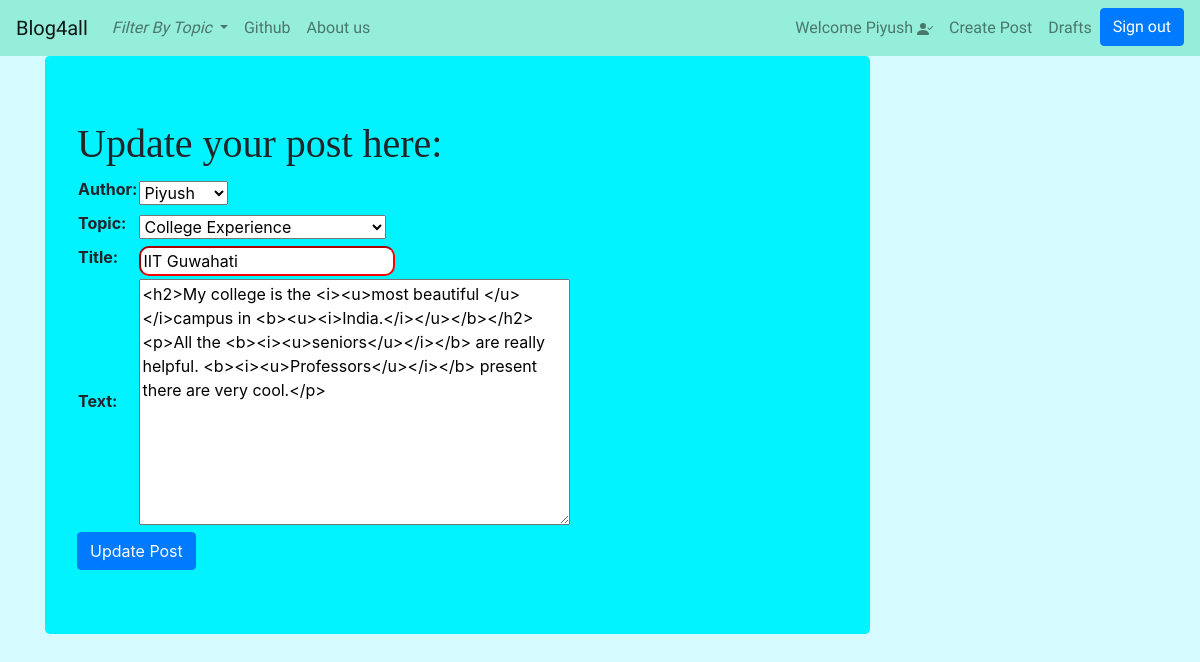
Screenshot of /post/3/edit_post/ (signed in) with the database file from the repository.
### blog/models.py (models this page shows, shortened)
class Blogpost(models.Model):
    author = models.ForeignKey(User,on_delete = models.CASCADE)
    topic = models.CharField(max_length=50,choices=TOPIC_CHOICES,default='Others')
    title = models.CharField(max_length=200)
    text = models.TextField()
    create_date = models.DateTimeField(default=timezone.now)
    published_date = models.DateTimeField(blank=True,null=True)

### blog/views.py (the view)
# urls.py: path('post/<int:pk>/edit_post/',views.UpdateBlogpostView.as_view(),name = 'edit_post'),
class UpdateBlogpostView(LoginRequiredMixin,UpdateView):
    login_url = '/login/'
    redirect_field_name = 'blog/post_detail.html'
    form_class = BlogpostForm
    model = Blogpost
    template_name = 'blog/post_form.html'

### blog/forms.py
class BlogpostForm(forms.ModelForm):
    class Meta():
        model = Blogpost
        fields = ('author','topic','title','text')
        widgets = {
            'title' : forms.TextInput(attrs={'class' : 'textinput'}), # we will have to define textinput class in css file
            'text' : forms.Textarea(attrs={'class' : 'editable medium-editor-textarea postcontent'})
        }

### blog/templates/blog/post_form.html (shortened to what this page needs)
{% extends "blog/base.html" %}
{% block body_block %}
    <div class="jumbotron" style='background-color:#00F3FF'>
        {% if not form.instance.pk %}
        <h1 style="font-family: cursive;">Crete new blog post here: </h1>
        {% else %}
        <h1 style="font-family: cursive;">Update your post here: </h1>
        {% endif %}
        <form method="POST">
            <table>
                {{form.as_table}}
            </table>
            {% if not form.instance.pk %}
            <input type="submit" class="btn btn-primary" value="Create Post">
            {% else %}
            <input type="submit" class="btn btn-primary" value="Update Post">
            {% endif %}
        </form>
    </div>
{% endblock body_block %}

### blog/templates/blog/base.html (shortened to what this page needs)
<!DOCTYPE html>
{% load static %}
<html lang="en">
    <head>
        <link rel="stylesheet" href="https://stackpath.bootstrapcdn.com/bootstrap/4.5.0/css/bootstrap.min.css"
>
        <link rel="stylesheet" href="//cdn.jsdelivr.net/npm/medium-editor@latest/dist/css/medium-editor.min.css" type="text/css"
            media="screen" charset="utf-8">
        <link rel="stylesheet" href="{% static 'css/blog.css' %}">
        </head>
    <body>
        <nav class="navbar navbar-expand-lg  navbar-custom navbar-light">
            <a class="navbar-brand" href="{% url 'blog:blogs_list' %}">Blog4all</a>
            <div class="collapse navbar-collapse" id="navbarSupportedContent">
                <ul class="navbar-nav mr-auto">
                    <li class="nav-item dropdown">
                        <a class="nav-link dropdown-toggle" href="#" id="navbarDropdown" role="button" data-toggle="dropdown"
                            aria-haspopup="true" aria-expanded="false">
                            <i>Filter By Topic</i>
                        </a>
                    </li>
                    <li class="nav-item">
                        <a class="nav-link" href="https://github.com/piyushprince346">Github</a>
                    </li>
                    <li class="nav-item">
                        <a class="nav-link" href="{% url 'blog:about' %}">About us <span class="sr-only">(current)</span></a>
                    </li>
                </ul>
                <ul class="navbar-nav navbar-right">
                    {% if user.is_authenticated %}
                        <li class="nav-item">
                            <a class="nav-link" href="">Welcome {{user.username}}  </a>
                        </li>
                        <li class="nav-item">
                            <a class="nav-link" href="{% url 'blog:new_post' %}">Create Post</a>
                        </li>
                        <li class="nav-item">
                            <a class="nav-link" href="{% url 'blog:drafts' %}">Drafts</a>
                        </li>
                        <li class="nav-item">
                            <a class="btn btn-primary" href="{% url 'logout' %}">Sign out</a>
                        </li>
                    {% else %}
                        <li class="nav-item">
                            <a class="btn btn-primary" href="{% url 'login' %}" class="nav-link">Sign in</a>
                        </li>
                    {% endif %}
                </ul>
            </div>
        </nav>
        <div class="container">
            <div class="row">
                <div class="col-9">
                    {% block body_block %}
                    {% endblock body_block %}
                 </div>
                 <div class="col-3">
                 </div>
            </div>
        </div>
    </body>
</html>

### blog/static/css/blog.css (style rules this page uses)
body { background-color: rgb(213, 250, 255); }
.navbar-custom { background-color: rgba(143, 238, 214, 0.911); font-family: 'Exo', sans-serif; }
.textinput { border-color: red; border-radius: 10px; }

### rows the page displays
Blogpost: author "Piyush", topic "College Experience", title "IIT Guwahati", text "<h2>My college is the <i><u>most beautiful </u></i>campus in <b><u><i>India.</i></u></b></h2><p>All the <b><i><u>seniors</u></i></b> are really helpful. <b><i><u>Professors</u></i></b> present there are very cool.</p>"

### other values shown
{{ user.username }} "Piyush"
